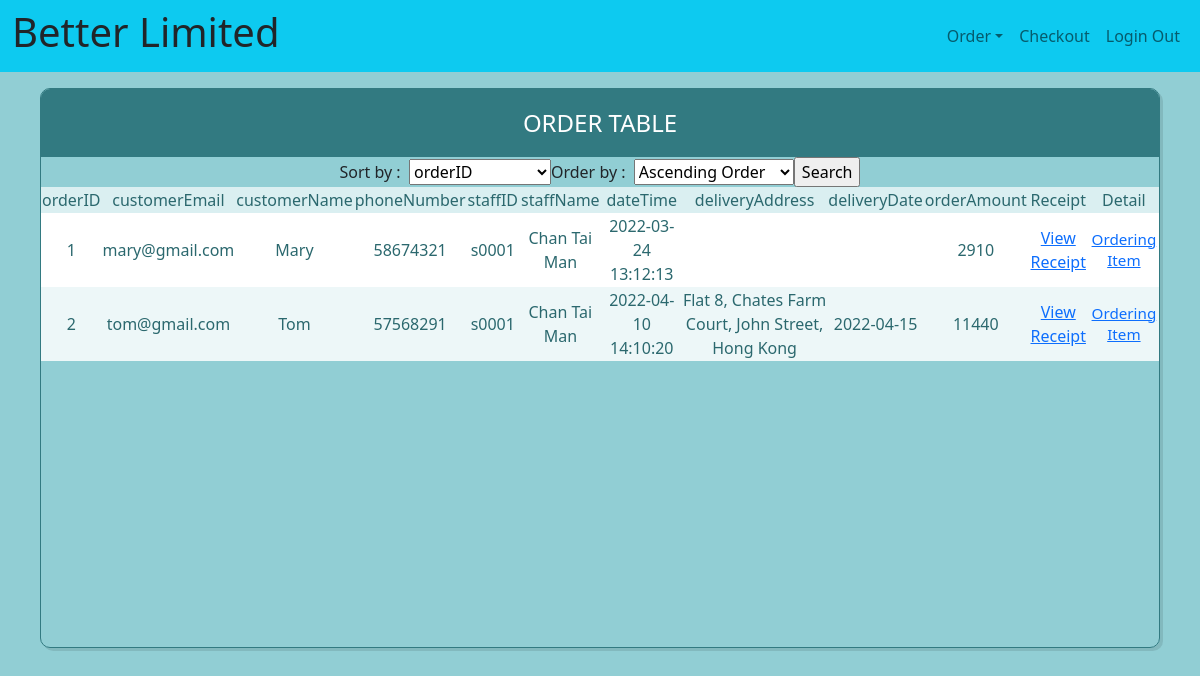
Screenshot of /Code/salesViewOrders.php (signed in) with the database file from the repository.
### tables this page shows
CREATE TABLE `Customer` (
  `customerEmail` varchar(50) NOT NULL,
  `customerName` varchar(100) NOT NULL,
  `phoneNumber` varchar(255) DEFAULT NULL
);

### Code/salesViewOrders.php (the view, shortened to what this page needs)
<!DOCTYPE html>
<html>
<head>
    <link href="https://cdn.jsdelivr.net/npm/bootstrap@5.0.1/dist/css/bootstrap.min.css" rel="stylesheet">
    <link rel="stylesheet" href="css/salesViewOrders.css">
</head>
<body>
<nav class="navbar navbar-expand-lg navbar-light bg-info">
    <div class="container-fluid">
        <h1>Better Limited</h1>
        <div class="collapse navbar-collapse " id="linkbar">
            <ul class="navbar-nav ms-auto">
                <ul class="nav navbar-nav ms-auto">
                    <li class="nav-item dropdown">
                        <a href="#" class="nav-link dropdown-toggle" data-bs-toggle="dropdown">Order</a>
                    </li>
                </ul>
                <li class="nav-item">
                    <a class="nav-link" href="salesPlaceOrders.php">Checkout</a>
                </li>
                <li class="nav-item">
                    <a class="nav-link" href="Logout.php">Login Out</a>
                </li>
            </ul>
        </div>
    </div>
</nav>
<?php
if (isset($_SESSION['user'])) {
    $userView = $_SESSION['user'];
    $userView = strval($userView);
    require_once('Connection/conn.php');
    $sql = "SELECT orderID , customerEmail, customerName, phoneNumber, staffID, staffName, dateTime, deliveryAddress, deliveryDate, SUM(orderQuantity) as orderQuantity, orders.orderAmount as orderAmount
            FROM customer NATURAL JOIN item NATURAL JOIN itemorders NATURAL JOIN orders NATURAL JOIN staff WHERE staffID = '$userView'
            GROUP BY orderID
            ORDER BY orderID ASC;";
    $rs = mysqli_query($conn, $sql);
    echo <<<EOD
<form action="salesViewOrders.php" method="post">
<div class="table-users">
   <div class="header">Order Table</div>
   <tr>
<div style="display: flex;
align-items: center;
justify-content: center;
">
   <th> Sort by : &nbsp </th>
         <select name="OrderBy" style=""></div>
  <option value="orderID">orderID</option>
  <option value="customerEmail">customerEmail</option>
  <option value="customerName">customerName</option>
  <option value="phoneNumber">phoneNumber</option>
  <option value="staffID">staffID</option>
  <option value="staffName">staffName</option>
  <option value="dateTime">dateTime</option>
  <option value="deliveryAddress">deliveryAddress</option>
  <option value="deliveryDate">deliveryDate</option>
  <option value="orderAmount">orderAmount</option>
</select>
         <th>Order by : &nbsp <select name="SortBy" >
  <option id="SortByAsc" value="asc">Ascending Order</option>
  <option id="SortByDes" value="desc">Descending Order</option>
</select></th>
<input type="submit" value="Search">
      </tr>
         </div>
    </form>
   <table cellspacing="0">
      <tr>
         <th>orderID</th>
         <th>customerEmail</th>
         <th>customerName</th>
         <th>phoneNumber</th>
         <th>staffID</th>
         <th>staffName</th>
         <th>dateTime</th>
         <th>deliveryAddress</th>
         <th>deliveryDate</th>
         <th>orderAmount</th>
         <th>Receipt</th>
         <th>Detail</th>
      </tr>
EOD;
    while ($rc = mysqli_fetch_assoc($rs)) {
        extract($rc);
        echo <<<EOD
      <tr>
         <td>$orderID</td>
         <td>$customerEmail</td>
         <td>$customerName</td>
         <td>$phoneNumber</td>
         <td>$staffID</td>
         <td>$staffName</td>
         <td>$dateTime</td>
         <td>$deliveryAddress</td>
         <td>$deliveryDate </td>
         <td>$orderAmount </td>
         <td><a href="salesViewTableReceipt.php?orderID=$orderID">View Receipt</td>
         <td id="hi"><a href="salesViewOrderDetails.php?orderID=$orderID">Ordering Item</td>
      </tr>
</div>
EOD;
    }
}
?>
</body>
</html>

### Code/css/salesViewOrders.css (style rules this page uses)
body { background-color: #91ced4; }
body * { box-sizing: border-box; }
.header { background-color: #327a81; color: white; font-size: 1.5em; padding: 1rem; text-align: center; text-transform: uppercase; }
.table-users { border: 1px solid #327a81; border-radius: 10px; box-shadow: 3px 3px 0 rgba(0, 0, 0, 0.1); max-width: calc(100% - 5em); margin: 1em auto; overflow: hidden; overflow: scroll; height: 70vh; }
table th { text-align: center; }
table { width: 100%; height: 30px; }
table td, table th { color: #2b686e; }
table td { text-align: center; vertical-align: middle; }
table td:last-child { font-size: 0.95em; line-height: 1.4; text-align: left; }
table th { background-color: #daeff1; font-weight: 300; }
table tr:nth-child(2n) { background-color: white; }
table tr:nth-child(2n+1) { background-color: #edf7f8; }
#hi { text-align: center; }

### rows the page displays
customer: orderID "1", customerEmail "mary@gmail.com", customerName "Mary", phoneNumber "58674321", staffID "s0001", staffName "Chan Tai Man", dateTime "2022-03-24 13:12:13", orderAmount "2910"
customer: orderID "2", customerEmail "tom@gmail.com", customerName "Tom", phoneNumber "57568291", staffID "s0001", staffName "Chan Tai Man", dateTime "2022-04-10 14:10:20", deliveryAddress "Flat 8, Chates Farm Court, John Street, Hong Kong", deliveryDate "2022-04-15", orderAmount "11440"
